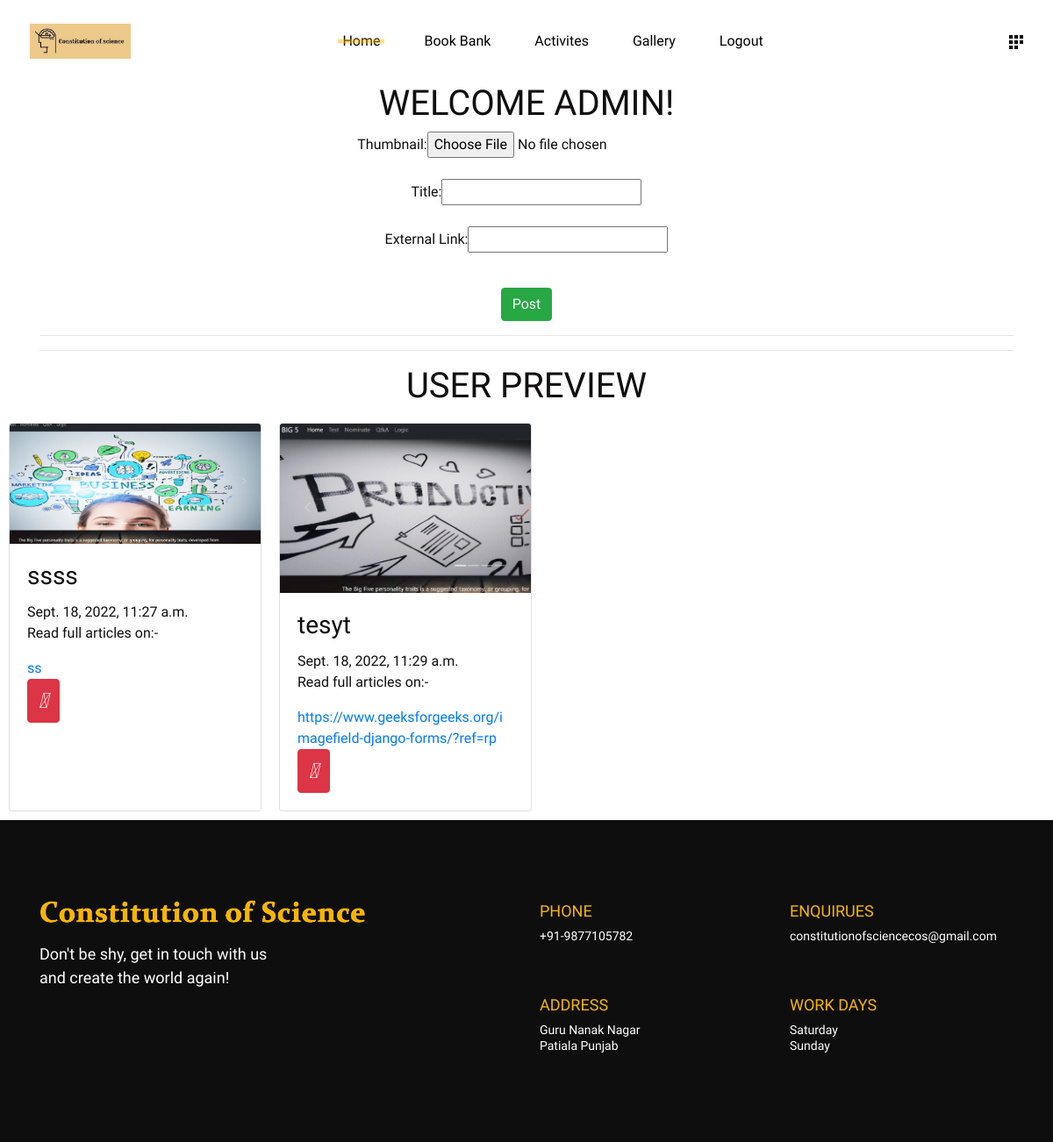
Before: /videos (signed in) with the older database file.
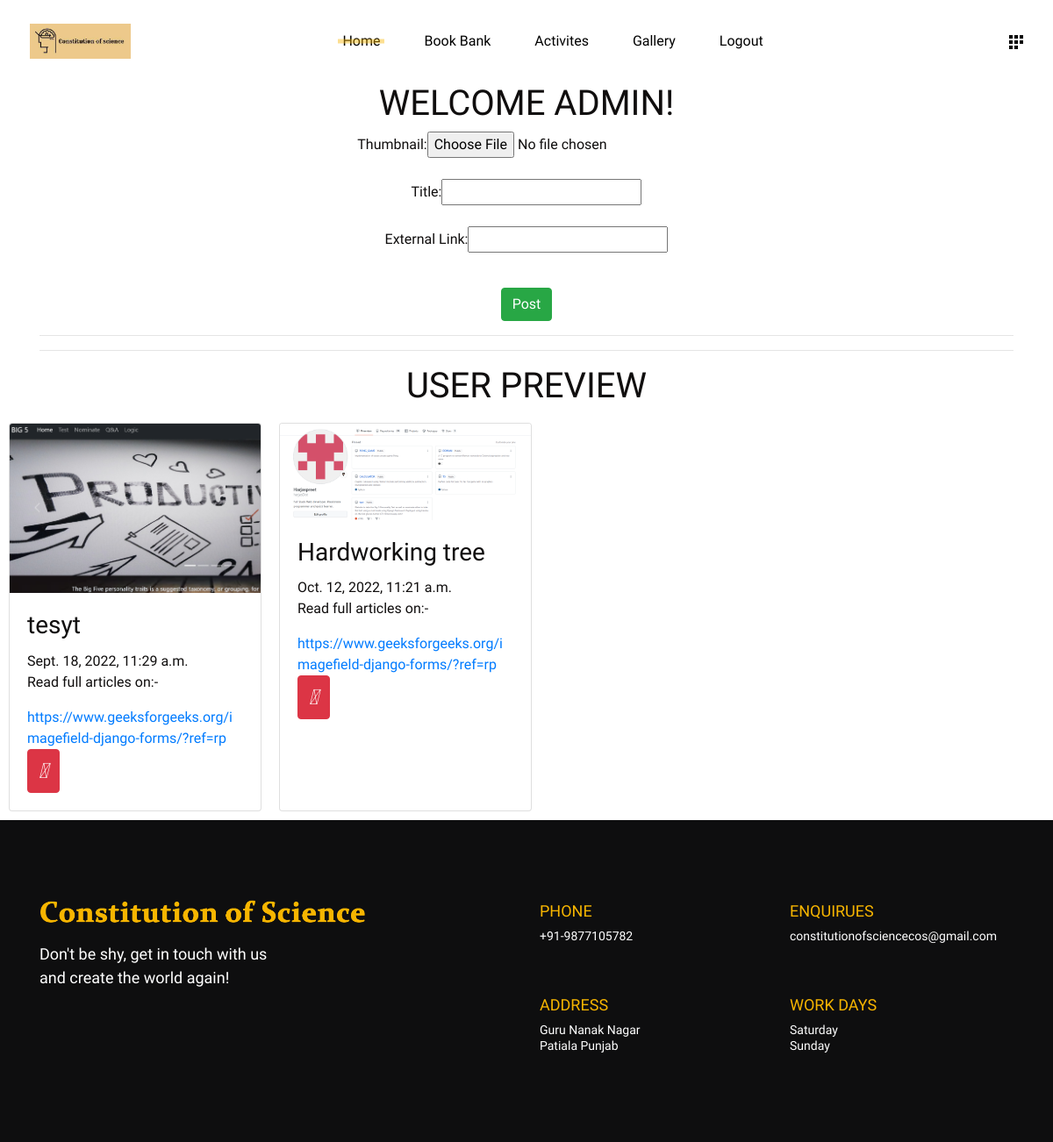
After: the same page with the newer database file.
### members/models.py (models this page shows)
class Article(models.Model):
    thumb=models.ImageField(upload_to = "media/" )
    date=models.DateTimeField(auto_now_add=True)
    title=models.CharField(max_length=100)
    link=models.CharField(max_length=100)

### members/views.py (the view, shortened to what this page needs)
# urls.py: path('videos',views.videos,name='videos'),
def videos(request):
    allArticles=Article.objects.all()
    context={'articles':allArticles}
    return render(request,'videos.html',context)

### templates/videos.html (shortened to what this page needs)
{% load static %}
<!DOCTYPE html>
<html lang="en">
<head>
    <link rel="stylesheet" href="{% static 'vendors/animate.css/animate.min.css' %}">
    <link rel="stylesheet" href="{% static 'css/style.css' %}">
</head>
<body>
    {% if user.is_authenticated %}
    <header class="oleez-header">
        <nav class="navbar navbar-expand-lg navbar-light">
            <a class="navbar-brand" href="/"><img src="../static/images/CosLogo.png" alt="Oleez" height="40vx"></a>
            <div class="collapse navbar-collapse" id="oleezMainNav">
                <ul class="navbar-nav mx-auto mt-2 mt-lg-0">
                    <li class="nav-item active">
                        <a class="nav-link" href="/">Home <span class="sr-only">(current)</span></a>
                    </li>
                    <li class="nav-item">
                        <a class="nav-link" href="bookbank">Book Bank</a>
                    </li>
                    <li class="nav-item">
                        <a class="nav-link" href="activities">Activites</a>
                    </li>
                    <li class="nav-item dropdown">
                        <a class="nav-link dropdown-toggle" href="videos" id="portfolioDropdown" data-toggle="dropdown"
                            aria-haspopup="true" aria-expanded="false">Gallery</a>
                    </li>
                    <li class="nav-item">
                        <a class="nav-link" href="exit">Logout</a>
                    </li>
                </ul>
                <ul class="navbar-nav d-none d-lg-flex">
                    <li class="nav-item ml-5">
                        <a class="nav-link pr-0 nav-link-btn" href="#!" data-toggle="offCanvasMenu">
                            <img src="../static/images/social icon@2x.svg" alt="social-nav-toggle">
                        </a>
                    </li>
                </ul>
            </div>
        </nav>
    </header>
    {% if user.is_superuser %}
    <div style="text-align: center" class="container">
        <h1>WELCOME ADMIN!</h1>
        <form  method='POST'  class="text-center" enctype="multipart/form-data">
            <div class="mb-3">
              Thumbnail:<input type="file" name="image" required><br><br>
              Title:<input type="text" name='title' required><br><br>
              External Link:<input type="text" name='link' required><br><br>
            </div>
            <button type="submit" class="btn btn-success">Post</button>
          </form>
          <hr><hr>
          <h1>USER PREVIEW</h1>
    </div>
    <div style="display: flex; flex-direction: row; flex-wrap: wrap">
        {% for i in articles %}
        <div class="card" style="width: 18rem; margin: 10px">
          <img src="{{ i.thumb.url }}" class="card-img-top" >
          <div class="card-body">
            <div style="display: flex; flex-direction: row">
              <h3 class="card-title">{{ i.title }}</h3>
            </div>
            <p>{{ i.date }}<br>Read full articles on:-</p>
            <a href={{ i.link }}>{{ i.link }}</a><br>
            <a  href="{% url 'del-task' i.id %}" ><button type="button" class="btn btn-danger"><i style="font-size:24px" class="fa">&#xf014;</i></button></a>
            </div>
        </div>
        {% endfor %}
      </div>
    {% endif %}
    <footer class="oleez-footer wow fadeInUp">
        <div class="container">
            <div class="footer-content">
                <div class="row">
                    <div class="col-md-6">
                        <img src="../static/images/cos_yellow.png" alt="oleez" class="footer-logo">
                        <p class="footer-intro-text">Don't be shy, get in touch with us and create the world again!</p>
                    </div>
                    <div class="col-md-6">
                        <div class="row">
                            <div class="col-md-6 footer-widget-text">
                                <h6 class="widget-title">PHONE</h6>
                                <p class="widget-content">+91-9877105782</p>
                            </div>
                            <div class="col-md-6 footer-widget-text">
                                <h6 class="widget-title">ENQUIRUES</h6>
                                <p class="widget-content">constitutionofsciencecos@gmail.com</p>
                            </div>
                            <div class="col-md-6 footer-widget-text">
                                <h6 class="widget-title">ADDRESS</h6>
                                <p class="widget-content">Guru Nanak Nagar <br> Patiala Punjab</p>
                            </div>
                            <div class="col-md-6 footer-widget-text">
                                <h6 class="widget-title">WORK DAYS</h6>
                                <p class="widget-content">Saturday <br> Sunday</p>
                            </div>
                        </div>
                    </div>
                </div>
            </div>
        </div>
    </footer>
        {% endif %}
    </body>
    </html>

Changed rows visible on the page:
removed Article: thumb (picture), title "ssss", date "Sept. 18, 2022, 11:27 a.m.", link "ss"
added Article: thumb (picture), title "Hardworking tree", date "Oct. 12, 2022, 11:21 a.m.", link "https://www.geeksforgeeks.org/imagefield-django-forms/?ref=rp"
